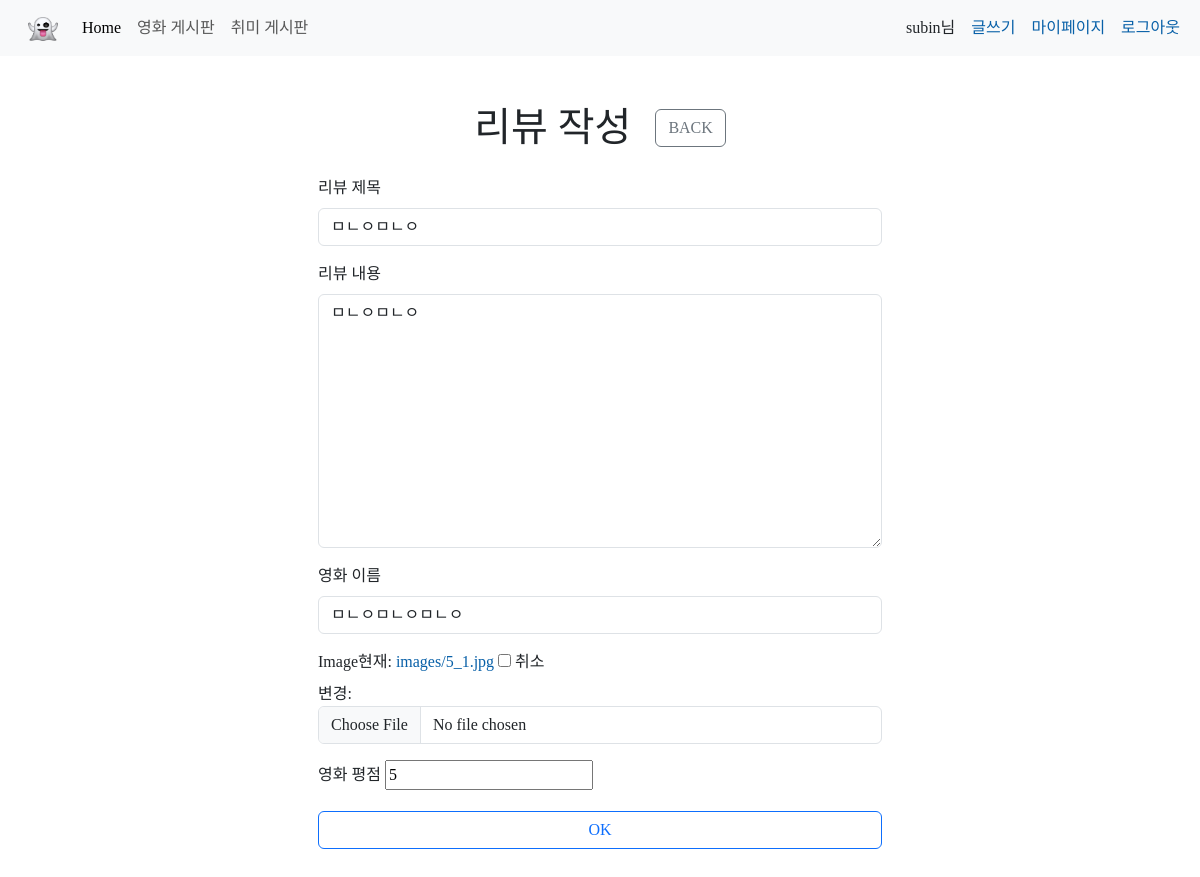
Before: /articles/19/update (signed in) with the older database file.
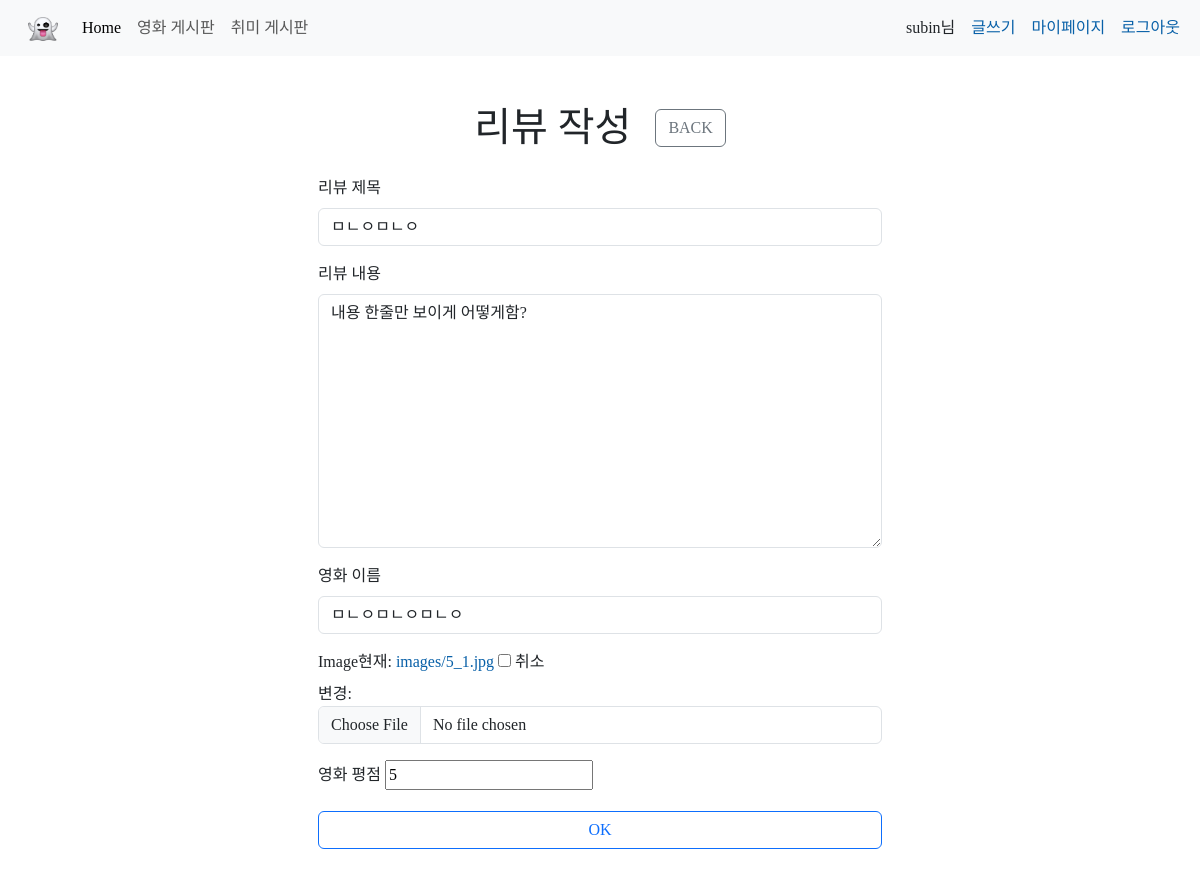
After: the same page with the newer database file.
### articles/models.py (models this page shows)
class Articles(models.Model):
    title = models.CharField(max_length=40)
    content = models.TextField()
    movie_name = models.CharField(max_length=80)
    grade = models.FloatField(default=1.0)
    created_at = models.DateTimeField(auto_now_add=True)
    updated_at = models.DateTimeField(auto_now=True)
    user = models.ForeignKey(get_user_model(), on_delete=models.PROTECT)
    image = ProcessedImageField(upload_to='images/', blank=True, null=True,
                                processors=[ResizeToFill(400, 300)],
                                format='JPEG', options={'quality': 90})

### articles/views.py (the view)
# urls.py: path("<int:pk>/update", views.update, name="update"),
@login_required
def update(request, pk):
    article = Articles.objects.get(pk=pk)
    if request.user != article.user:
        from django.http import HttpResponseForbidden
        return HttpResponseForbidden()
    if request.method == "POST":
        form = ArticlesForm(request.POST, request.FILES, instance=article)
        if request.POST.get("grade") == "":
            grade = 0
        else:
            grade = float(request.POST.get("grade"))
        if form.is_valid() and 0 <= grade <= 5:
            form.save()
            return redirect("articles:detail", pk)
    else:
        form = ArticlesForm(instance=article)
    context = {
        "form": form,
    }
    return render(request, "articles/create.html", context)

### articles/forms.py
class ArticlesForm(forms.ModelForm):
    class Meta:
        model = Articles
        fields = [
            "title",
            "content",
            "movie_name",
            "image",
        ]
        labels = {
            "title": "리뷰 제목",
            "content": "리뷰 내용",
            "movie_name": "영화 이름",
        }

### articles/templates/articles/create.html (shortened to what this page needs)
{% extends 'base.html' %}
{% load django_bootstrap5 %}
{% block css %}
  <link href="https://cdn.jsdelivr.net/gh/kartik-v/bootstrap-star-rating@4.1.2/css/star-rating.min.css" media="all" rel="stylesheet" type="text/css"/>
  <link href="https://cdn.jsdelivr.net/gh/kartik-v/bootstrap-star-rating@4.1.2/themes/krajee-svg/theme.css" media="all" rel="stylesheet" type="text/css"/>
{% endblock css %}
{% block content %}
  <div class="p-4">
    <div class="d-flex justify-content-center align-items-center">
      <h1 class="me-4 my-4">리뷰 작성</h1>
      <span>
        <a href="{% url 'articles:index' %}" class="btn btn-outline-secondary">BACK</a>
      </span>
    </div>
    <div class="row justify-content-center">
      <div class="col-md-12 col-lg-6">
        <form class="form" action="" method="POST" enctype="multipart/form-data">
          {% bootstrap_form form %}
          <div class="mb-3">
            <label class="form-label" for="grade">영화 평점</label>
            <input id="grade" name="grade" class="rating rating-loading" data-show-clear="true" data-min="0" data-max="5" data-step="0.5" value="5">
          </div>
          <button class="btn btn-outline-primary form-control mb-3" type="submit">OK</button>
        </form>
      </div>
    </div>
  </div>
{% endblock content %}

Changed rows visible on the page:
changed Articles "ㅁㄴㅇㅁㄴㅇ": content "ㅁㄴㅇㅁㄴㅇ" → "내용 한줄만 보이게 어떻게함?"
